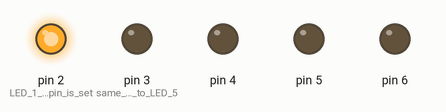
Recording of a sketch running on a simulated Arduino Uno, built with avr-gcc and run on an emulated ATmega328P. On the bench: output pins drawn as LEDs (lit = HIGH).

Above: at 0.1 s.
At 0.9 s:
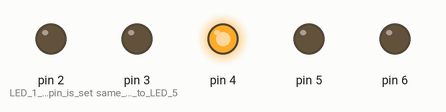
At 1.7 s:
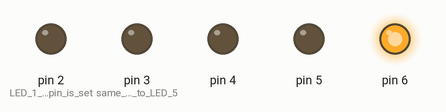
At 3.7 s:
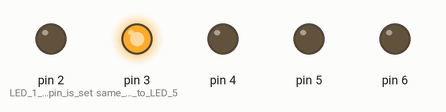
At 5.3 s:
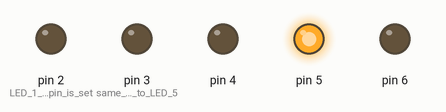
At 7.1 s:
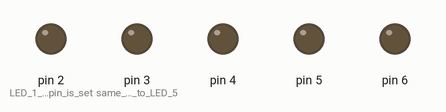
Timing chart, 0 to 7.4 s (numbered marks = the images above):
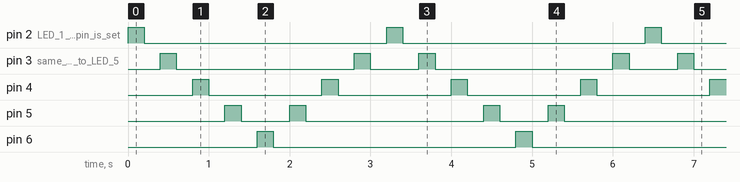

The sketch:

01_v2.ino
```cpp
#define d 200
void setup() {
pinMode(2, OUTPUT); // LED 1 control pin is set up as an output
pinMode(3, OUTPUT); // same for LED 2 to LED 5
pinMode(4, OUTPUT);
pinMode(5, OUTPUT);
pinMode(6, OUTPUT);

}

void loop() {
for (int p=2; p<7; p++){
digitalWrite(p, HIGH);
delay(d);
digitalWrite(p, LOW);
delay(d);
}
for (int p=5; p>2; p--){
digitalWrite(p, HIGH);
delay(d);
digitalWrite(p, LOW);
delay(d);
}
}
```

Measured:
- by itself, pin 2 (LED_1_control_pin_is_set), pin 6: alternates HIGH for 0.20 s and LOW for 3.0 s
- by itself, pin 3 (same_for_LED_2_to_LED_5): repeats every 3.2 s: LOW 2.2 s, HIGH 0.20 s, LOW 0.60 s, HIGH 0.20 s
- by itself, pin 4: alternates HIGH for 0.20 s and LOW for 1.4 s
- by itself, pin 5: repeats every 3.2 s: LOW 0.60 s, HIGH 0.20 s, LOW 2.2 s, HIGH 0.20 s
